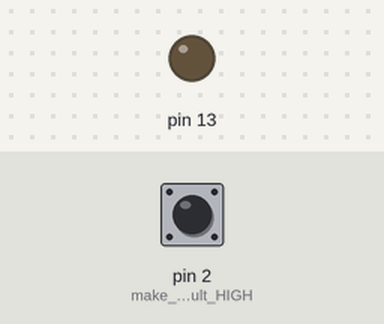
A sketch run on a simulated Arduino Uno, built with avr-gcc and run on an emulated ATmega328P. Shown: output pins drawn as LEDs (lit = HIGH). Inputs (shaded band) come from the test bench; at power-on: pin 2 (make_default_HIGH) HIGH. What the sketch prints to the serial monitor is not drawn.

Above: at 1.2 s.
1.3 s: pin 2 (make_default_HIGH) pulled LOW for 0.15 s
At 1.38 s:
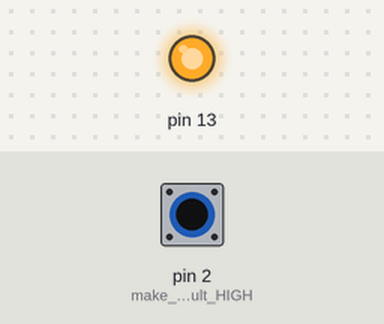
2.9 s: pin 2 (make_default_HIGH) pulled LOW for 3.2 s
At 6.9 s:
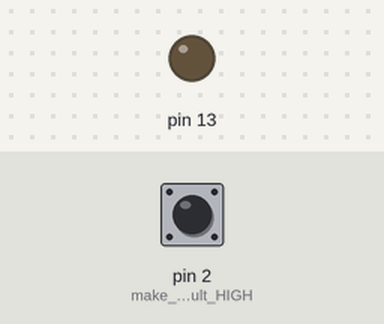
Timing chart, 0 to 8.4 s (numbered marks = the images above; inputs shaded):
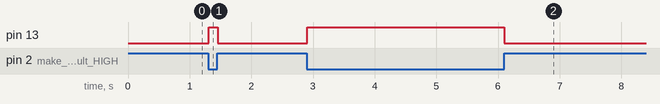

The sketch:

INPUT_PULLUP.ino
```cpp
void setup() {
  Serial.begin(9600);
  pinMode(2, INPUT_PULLUP); // make default HIGH
  pinMode(13, OUTPUT);

}

void loop() {

  int val = digitalRead(2);
  Serial.println(val, DEC);

  if (val == HIGH) digitalWrite(13, LOW);
  else digitalWrite(13, HIGH);

}
```

Measured:
- after the input at 1.3 s, pin 13: LOW → HIGH at once, → LOW 0.15 s later
- after the input at 2.9 s, pin 13: LOW → HIGH at once, → LOW 3.2 s later
